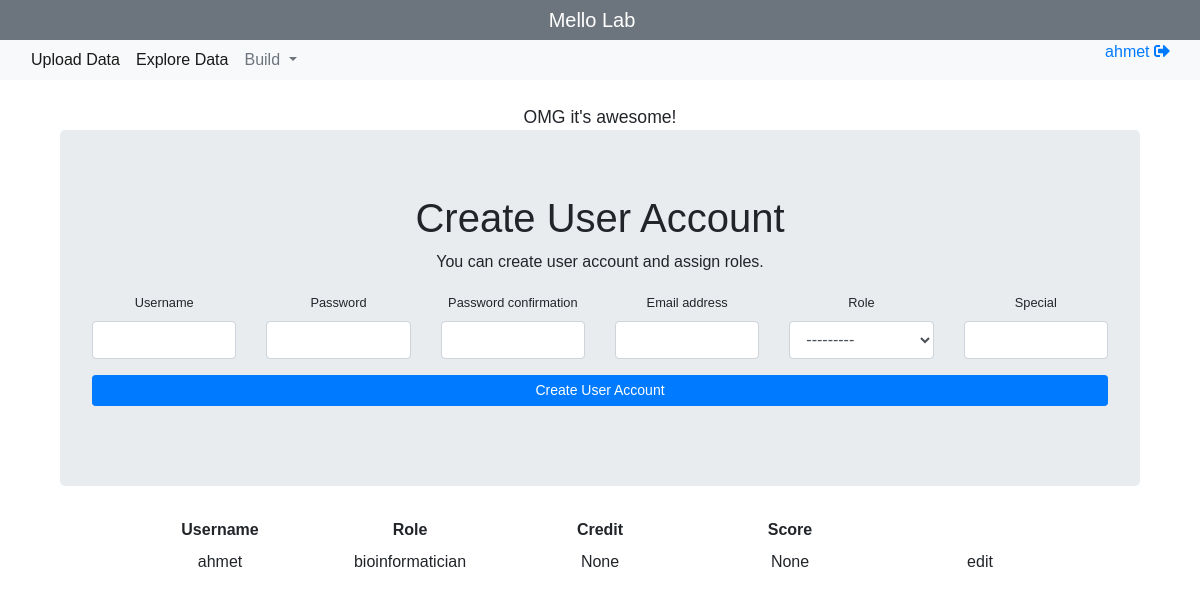
Screenshot of /add/user (signed in) with the database file from the repository.
### manager/models.py (models this page shows)
class MainConfiguration(models.Model):
    team_name = models.CharField(max_length=64)
    intro_message = models.CharField(max_length=256)
    cpu_ratio = models.DecimalField(max_digits=3, decimal_places=2)
    ram_ratio = models.DecimalField(max_digits=3, decimal_places=2)
    key_value = models.TextField()
    created_on = models.DateTimeField(auto_now=True)

class CustomUser(AbstractUser):
    CHOICES = ((role, role) for role in ('bioinformatician', 'scientist', 'intern', 'other', 'boss'))
    created_on = models.DateTimeField(auto_now=True)
    role = models.CharField(choices=CHOICES, max_length=128, default=None, blank=True, null=True)
    credit = models.PositiveSmallIntegerField( default=None, blank=True, null=True)
    special = models.CharField(max_length=128, default=None, blank=True, null=True)
    score = models.CharField(max_length=128, default=None, blank=True, null=True)
    key_value = models.TextField(default=None, blank=True, null=True)

### manager/views.py (the view, shortened to what this page needs)
# urls.py: url(r'^add/user$', manager_views.addUser, name='addUser'),
@login_required
def addUser(request):
    render_dict = getConfigDict(request)
    form = AddUserForm
    render_dict['form']=form()
    users_fields = ['username', 'role', 'credit', 'score']
    render_dict['users'] = CustomUser.objects.exclude(username='admin').values(*users_fields)[::-1]
    render_dict['users_fields'] = users_fields
    return render(request, 'addUser.html', render_dict)

### manager/forms.py
class AddUserForm(UserCreationForm):
    class Meta:
        model = CustomUser
        fields = ['username',  'password1', 'password2', 'email', 'role', 'special']
    def __init__(self, *args, **kwargs):
        super().__init__(*args, **kwargs)
        for field in iter(self.fields):
            self.fields[field].widget.attrs.update({
                'class': 'form-control',
                'id':field,
                'autocomplete':'none'
        })

### manager/views.py (called while the page is built)
def getConfigDict(request):
    render_dict = {'user':request.user, 'no_of_samples':0}
    render_dict['data_categories'] = list(MajorDataCategory.objects.values_list('category', flat=True))
    render_dict['upload_steps'] = serializers.serialize('json', Step.objects.filter(special='upload'))
    render_dict['steps'] = serializers.serialize('json', Step.objects.all())
    render_dict['data_points'] = serializers.serialize('json', DataPoint.objects.filter(created_by=request.user.username))
    last = MainConfiguration.objects.last()
    if last:
        system_config = model_to_dict(last)
        for key in ['team_name', 'intro_message']:
            render_dict[key] = system_config[key]
    return render_dict

### manager/templates/addUser.html (shortened to what this page needs)
{% extends 'templates/master.html' %}
{% load static %}
	{% block body %}
	<div class="container">
		<div class="jumbotron">
			<h1>Create User Account</h1>
			<p>You can create user account and assign roles.</p>
		<form method="post" action="/add/user">
			<div class="row">
		    {% for form_element in form %}
						<div class="form-group col-md-2">
							<label style="font-size:.8em" for="{{form_element.name}}">{{form_element.label}}</label>
							{{form_element}}
						</div>
				{% endfor %}
			</div>
			<div class="row">
				<div class="col-md-12 form-group">
						<button type="submit" class="btn btn-sm btn-block btn-primary">Create User Account</button>
				</div>
			</div>
		</form>
		</div>
	</div>
	<div class="row">
		<div class="col-md-1">
		</div>
    {% for field in users_fields %}
		<div class="col-md-2">
			<label><b>{{field|title }}</b></label>
		</div>
		{% endfor %}
	</div>
	{% for user in users %}
	<div class="row">
		<div class="col-md-1">
		</div>
			{% for key,value in user.items %}
				<div class="col-md-2">
					{{value}}
				</div>
				{% endfor %}
				<div class="col-md-2">
					edit
				</div>
	</div>
	{% endfor %}
	{% endblock %}

### static/templates/master.html (shortened to what this page needs)
{% load static %}
<!doctype html>
<html lang="en">
  <head>
    <link rel="stylesheet" href="https://maxcdn.bootstrapcdn.com/bootstrap/4.0.0/css/bootstrap.min.css">
    <link rel="stylesheet" href="{% static 'css/custom.css' %}">
    <link rel="stylesheet" href="{% static 'css/bootstrap2-toggle.min.css' %}">
  </head>
  <body style="font-family:sans-serif">
    <div class="fluid-container">
      <nav class="navbar navbar-expand-sm navbar-dark bg-secondary justify-content-center p-0 m-0">
        <a class="navbar-brand text-center" href="/"> {{ team_name }} </a>
      </nav>
      <nav class="navbar navbar-expand-sm navbar-light bg-light p-0 mb-4">
        <div class="collapse navbar-collapse justify-content-center" id="navbarSupportedContent">
          <div class="container pl-2">
            <div class="row">
              {% if user.username == "admin" %}
              {% else %}
              <ul class="navbar-nav mr-auto mt-1 mt-lg-0 pt-0">
                <li class="nav-item  active">
                  <a class="nav-link" href="#fileUploadModal" id="navbarDropdown" data-toggle="modal" role="button" aria-haspopup="true" aria-expanded="false">
                    Upload Data
                  </a>
                </li>
                <li class="nav-item  active">
                  <a class="nav-link" href="/" id="navbarDropdown" role="button" aria-haspopup="true" aria-expanded="false">
                    Explore Data
                  </a>
                </li>
                <li class="nav-item dropdown active">
                  <a class="nav-link dropdown-toggle text-secondary" href="#" id="navbarDropdown" role="button" data-toggle="dropdown" aria-haspopup="true" aria-expanded="false">
                    Build
                  </a>
                </li>
              </ul>
              {% endif %}
              <div class="nav-item">
                {% if user.is_authenticated %}
                  <a href="#">
                    {{user.username}} {{ user_rank }}
                  </a>
                  <a href="{% url 'logout' %}">
                    <i class="fas fa-sign-out-alt"></i>
                  </a>
                {% endif %}
              </div>
            </div>
          </div>
        </div>
      </nav>
    </div>
    <div class="text-center">
      <small style="font-size:1.1em">{{ intro_message }}</small>
    <div class="container text-center">
      {% if user.is_authenticated %}
        {% block body %}{% endblock %}
      {% else %}
        <br>
          <div class="jumbotron">
            You need to login to explore your data.
          </div>
      {% endif %}
    </div>
  </body>
</html>

### rows the page displays
MainConfiguration: team_name "Mello Lab", intro_message "OMG it's awesome!"
CustomUser: username "ahmet"

### other values shown
{{ field|title }} "Username" "Role" "Credit" "Score"
{{ value }} "ahmet" "bioinformatician" "None" "None"
